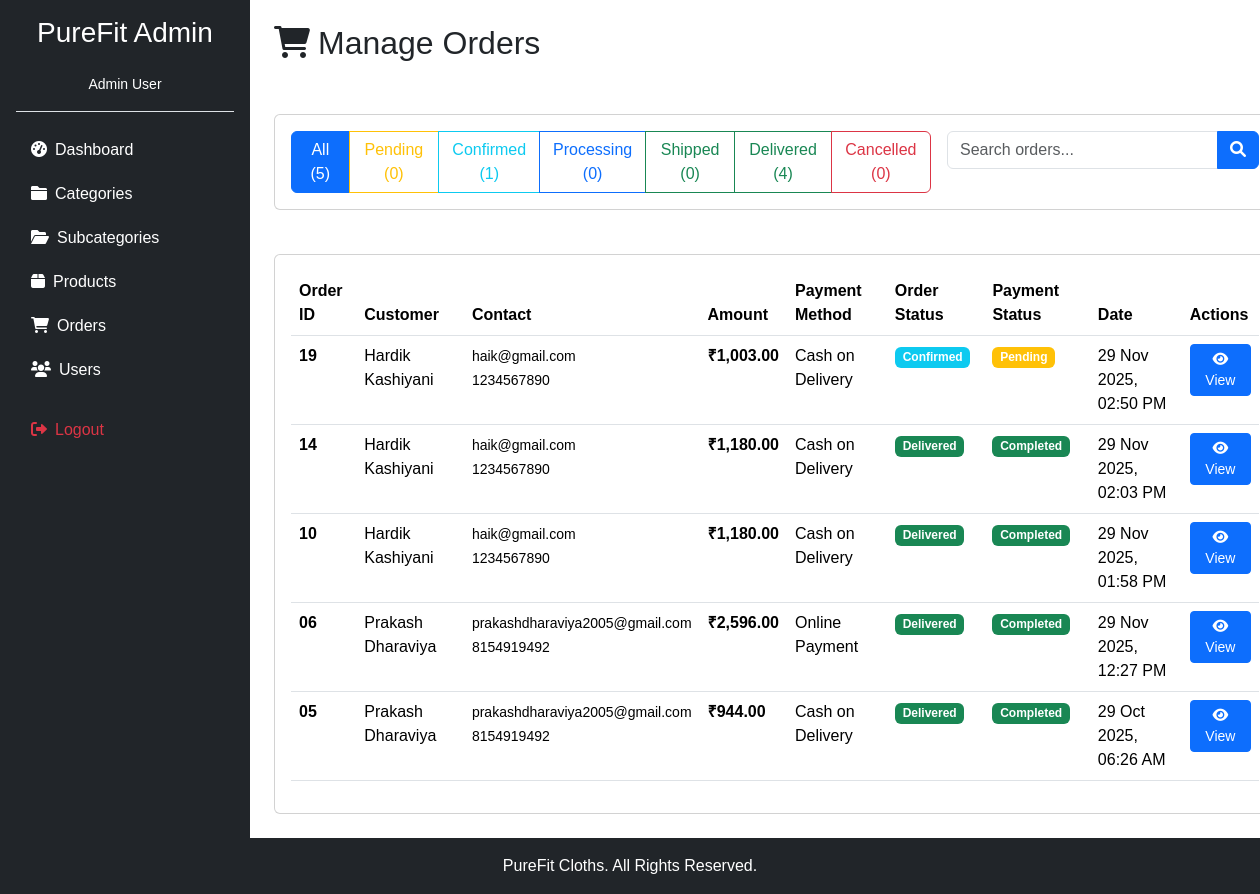
The app's page /admin/manage_orders.php (signed in) with its own data.
### tables this page shows
CREATE TABLE `orders` (
  `order_id` int(11) NOT NULL,
  `user_id` int(11) NOT NULL,
  `total_amount` decimal(12,2) NOT NULL DEFAULT 0.00,
  `shipping_address` text NOT NULL,
  `payment_method_id` int(11) NOT NULL,
  `order_status` varchar(30) NOT NULL DEFAULT 'pending',
  `payment_status` varchar(30) NOT NULL DEFAULT 'pending',
  `transaction_id` varchar(150) DEFAULT NULL,
  `payment_notes` text DEFAULT NULL,
  `created_at` timestamp NOT NULL DEFAULT current_timestamp(),
  `updated_at` timestamp NOT NULL DEFAULT current_timestamp() ON UPDATE current_timestamp()
);

CREATE TABLE `users` (
  `user_id` int(11) NOT NULL,
  `username` varchar(60) NOT NULL,
  `email` varchar(150) NOT NULL,
  `password` varchar(255) NOT NULL,
  `first_name` varchar(80) DEFAULT NULL,
  `last_name` varchar(80) DEFAULT NULL,
  `phone` varchar(24) DEFAULT NULL,
  `address` text DEFAULT NULL,
  `role_id` int(11) NOT NULL DEFAULT 2,
  `is_active` tinyint(1) NOT NULL DEFAULT 1,
  `is_email_verified` tinyint(1) DEFAULT 0,
  `is_verified` tinyint(1) NOT NULL DEFAULT 0,
  `verification_token` varchar(255) DEFAULT NULL,
  `verification_sent_at` datetime DEFAULT NULL,
  `verified_at` datetime DEFAULT NULL,
  `created_at` timestamp NOT NULL DEFAULT current_timestamp(),
  `updated_at` timestamp NOT NULL DEFAULT current_timestamp() ON UPDATE current_timestamp()
);

CREATE TABLE `payment_methods` (
  `payment_method_id` int(11) NOT NULL,
  `name` varchar(60) NOT NULL,
  `display_name` varchar(120) DEFAULT NULL,
  `description` text DEFAULT NULL,
  `is_active` tinyint(1) NOT NULL DEFAULT 1,
  `created_at` timestamp NOT NULL DEFAULT current_timestamp(),
  `updated_at` timestamp NOT NULL DEFAULT current_timestamp() ON UPDATE current_timestamp()
);

### admin/manage_orders.php (the view, shortened to what this page needs)
<?php
include 'layout.php';
$status_filter = isset($_GET['status']) ? mysqli_real_escape_string($conn, $_GET['status']) : '';
$search = isset($_GET['search']) ? mysqli_real_escape_string($conn, $_GET['search']) : '';
$query = "SELECT o.*, u.first_name, u.last_name, u.email, u.phone, pm.display_name as payment_method
          FROM orders o
          INNER JOIN users u ON o.user_id = u.user_id
          LEFT JOIN payment_methods pm ON o.payment_method_id = pm.payment_method_id
          WHERE 1=1";
$query .= " ORDER BY o.created_at DESC";
$orders_result = mysqli_query($conn, $query);
$status_counts = [];
$status_query = "SELECT order_status, COUNT(*) as count FROM orders GROUP BY order_status";
$status_result = mysqli_query($conn, $status_query);
while ($row = mysqli_fetch_assoc($status_result)) {
    $status_counts[$row['order_status']] = $row['count'];
}
?>
<div class="d-flex justify-content-between align-items-center mb-4">
    <h2><i class="fas fa-shopping-cart me-2"></i>Manage Orders</h2>
</div>
<div class="card mb-4">
    <div class="card-body">
        <div class="row g-3">
            <div class="col-md-8">
                <div class="btn-group" role="group">
                    <a href="manage_orders.php" class="btn btn-<?php echo empty($status_filter) ? 'primary' : 'outline-primary'; ?>">
                        All (<?php echo array_sum($status_counts); ?>)
                    </a>
                    <a href="manage_orders.php?status=pending" class="btn btn-<?php echo $status_filter == 'pending' ? 'warning' : 'outline-warning'; ?>">
                        Pending (<?php echo $status_counts['pending'] ?? 0; ?>)
                    </a>
                    <a href="manage_orders.php?status=confirmed" class="btn btn-<?php echo $status_filter == 'confirmed' ? 'info' : 'outline-info'; ?>">
                        Confirmed (<?php echo $status_counts['confirmed'] ?? 0; ?>)
                    </a>
                    <a href="manage_orders.php?status=processing" class="btn btn-<?php echo $status_filter == 'processing' ? 'primary' : 'outline-primary'; ?>">
                        Processing (<?php echo $status_counts['processing'] ?? 0; ?>)
                    </a>
                    <a href="manage_orders.php?status=shipped" class="btn btn-<?php echo $status_filter == 'shipped' ? 'success' : 'outline-success'; ?>">
                        Shipped (<?php echo $status_counts['shipped'] ?? 0; ?>)
                    </a>
                    <a href="manage_orders.php?status=delivered" class="btn btn-<?php echo $status_filter == 'delivered' ? 'success' : 'outline-success'; ?>">
                        Delivered (<?php echo $status_counts['delivered'] ?? 0; ?>)
                    </a>
                    <a href="manage_orders.php?status=cancelled" class="btn btn-<?php echo $status_filter == 'cancelled' ? 'danger' : 'outline-danger'; ?>">
                        Cancelled (<?php echo $status_counts['cancelled'] ?? 0; ?>)
                    </a>
                </div>
            </div>
            <div class="col-md-4">
                <form method="GET" class="input-group" novalidate>
                    <input type="text" name="search" class="form-control" placeholder="Search orders..." value="<?php echo htmlspecialchars($search); ?>">
                    <button class="btn btn-primary" type="submit"><i class="fas fa-search"></i></button>
                </form>
            </div>
        </div>
    </div>
</div>
<div class="card">
    <div class="card-body">
        <div class="table-responsive">
            <table class="table table-hover">
                <thead>
                    <tr>
                        <th>Order ID</th>
                        <th>Customer</th>
                        <th>Contact</th>
                        <th>Amount</th>
                        <th>Payment Method</th>
                        <th>Order Status</th>
                        <th>Payment Status</th>
                        <th>Date</th>
                        <th>Actions</th>
                    </tr>
                </thead>
                <tbody>
                    <?php if (mysqli_num_rows($orders_result) > 0): ?>
                        <?php
                            while ($order = mysqli_fetch_assoc($orders_result)): ?>
                        <tr>
                            <?php $adminOrderShort = sprintf('%02d', $order['order_id'] % 100); ?>
                            <td><strong><?php echo $adminOrderShort; ?></strong></td>
                            <td><?php echo htmlspecialchars($order['first_name'] . ' ' . $order['last_name']); ?></td>
                            <td>
                                <small><?php echo htmlspecialchars($order['email']); ?></small><br>
                                <small><?php echo htmlspecialchars($order['phone'] ?? 'N/A'); ?></small>
                            </td>
                            <td><strong>₹<?php echo number_format($order['total_amount'], 2); ?></strong></td>
                            <td><?php echo htmlspecialchars($order['payment_method'] ?? 'N/A'); ?></td>
                            <td>
                                <?php
                                $status_class = '';
                                switch($order['order_status']) {
                                    case 'confirmed': $status_class = 'info'; break;
                                    case 'delivered': $status_class = 'success'; break;
                                }
                                ?>
                                <span class="badge bg-<?php echo $status_class; ?>"><?php echo ucfirst($order['order_status']); ?></span>
                            </td>
                            <td>
                                <?php
                                $payment_class = '';
                                switch($order['payment_status']) {
                                    case 'pending': $payment_class = 'warning'; break;
                                    case 'completed': $payment_class = 'success'; break;
                                }
                                ?>
                                <span class="badge bg-<?php echo $payment_class; ?>"><?php echo ucfirst($order['payment_status']); ?></span>
                            </td>
                            <td><?php echo date('d M Y, h:i A', strtotime($order['created_at'])); ?></td>
                            <td>
                                <button class="btn btn-sm btn-primary" data-bs-toggle="modal" data-bs-target="#orderModal<?php echo $order['order_id']; ?>">
                                    <i class="fas fa-eye"></i> View
                                </button>
                            </td>
                        </tr>
                        <?php
                            endwhile;
                        ?>
                    <?php endif; ?>
                </tbody>
            </table>
        </div>
    </div>
</div>
<?php include 'footer.php'; ?>

### admin/layout.php (style rules this page uses)
body { font-family: Arial, sans-serif; }

### records on screen
orders: order_id "19", user.last_name "Hardik Kashiyani", user.email "haik@gmail.com", user.phone "1234567890", total_amount "1,003.00", payment_method.display_name "Cash on Delivery", order_status "Confirmed", payment_status "Pending", created_at "29 Nov 2025, 02:50 PM"
orders: order_id "14", user.last_name "Hardik Kashiyani", user.email "haik@gmail.com", user.phone "1234567890", total_amount "1,180.00", payment_method.display_name "Cash on Delivery", order_status "Delivered", payment_status "Completed", created_at "29 Nov 2025, 02:03 PM"
orders: order_id "10", user.last_name "Hardik Kashiyani", user.email "haik@gmail.com", user.phone "1234567890", total_amount "1,180.00", payment_method.display_name "Cash on Delivery", order_status "Delivered", payment_status "Completed", created_at "29 Nov 2025, 01:58 PM"
orders: order_id "06", user.last_name "Prakash Dharaviya", user.email "prakashdharaviya2005@gmail.com", user.phone "8154919492", total_amount "2,596.00", payment_method.display_name "Online Payment", order_status "Delivered", payment_status "Completed", created_at "29 Nov 2025, 12:27 PM"
orders: order_id "05", user.last_name "Prakash Dharaviya", user.email "prakashdharaviya2005@gmail.com", user.phone "8154919492", total_amount "944.00", payment_method.display_name "Cash on Delivery", order_status "Delivered", payment_status "Completed", created_at "29 Oct 2025, 06:26 AM"

### other values on screen
$_SESSION['admin_name'] "Admin User"
array_sum($status_counts) "5"
$status_counts['pending'] "0"
$status_counts['confirmed'] "1"
$status_counts['processing'] "0"
$status_counts['shipped'] "0"
$status_counts['delivered'] "4"
$status_counts['cancelled'] "0"
